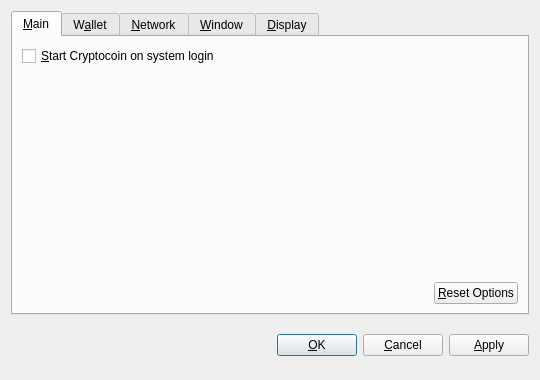
<?xml version="1.0" encoding="UTF-8"?>
<ui version="4.0">
 <class>OptionsDialog</class>
 <widget class="QDialog" name="OptionsDialog">
  <property name="geometry">
   <rect>
    <x>0</x>
    <y>0</y>
    <width>540</width>
    <height>380</height>
   </rect>
  </property>
  <property name="windowTitle">
   <string>Options</string>
  </property>
  <property name="modal">
   <bool>true</bool>
  </property>
  <layout class="QVBoxLayout" name="verticalLayout">
   <item>
    <widget class="QTabWidget" name="tabWidget">
     <property name="tabPosition">
      <enum>QTabWidget::North</enum>
     </property>
     <property name="currentIndex">
      <number>0</number>
     </property>
     <widget class="QWidget" name="tabMain">
      <attribute name="title">
       <string>&amp;Main</string>
      </attribute>
      <layout class="QVBoxLayout" name="verticalLayout_Main">
       <item>
        <widget class="QCheckBox" name="bitcoinAtStartup">
         <property name="toolTip">
          <string>Automatically start Cryptocoin after logging in to the system.</string>
         </property>
         <property name="text">
          <string>&amp;Start Cryptocoin on system login</string>
         </property>
        </widget>
       </item>
       <item>
        <spacer name="verticalSpacer_Main">
         <property name="orientation">
          <enum>Qt::Vertical</enum>
         </property>
         <property name="sizeHint" stdset="0">
          <size>
           <width>20</width>
           <height>40</height>
          </size>
         </property>
        </spacer>
       </item>
       <item>
        <layout class="QHBoxLayout" name="horizontalLayout_2_Main">
         <item>
          <spacer name="horizontalSpacer_2_Main">
           <property name="orientation">
            <enum>Qt::Horizontal</enum>
           </property>
           <property name="sizeHint" stdset="0">
            <size>
             <width>40</width>
             <height>20</height>
            </size>
           </property>
          </spacer>
         </item>
         <item>
          <widget class="QPushButton" name="resetButton">
           <property name="toolTip">
            <string>Reset all client options to default.</string>
           </property>
           <property name="text">
            <string>&amp;Reset Options</string>
           </property>
           <property name="autoDefault">
            <bool>false</bool>
           </property>
          </widget>
         </item>
        </layout>
       </item>
      </layout>
     </widget>
     <widget class="QWidget" name="tabWallet">
      <attribute name="title">
       <string>W&amp;allet</string>
      </attribute>
      <layout class="QVBoxLayout" name="verticalLayout_Network">
       <item>
        <widget class="QLabel" name="transactionFeeInfoLabel">
         <property name="text">
          <string>Optional transaction fee per kB that helps make sure your transactions are processed quickly. Most transactions are 1 kB.</string>
         </property>
         <property name="textFormat">
          <enum>Qt::PlainText</enum>
         </property>
         <property name="wordWrap">
          <bool>true</bool>
         </property>
        </widget>
       </item>
       <item>
        <layout class="QHBoxLayout" name="horizontalLayout_1_Main">
         <item>
          <widget class="QLabel" name="transactionFeeLabel">
           <property name="text">
            <string>Pay transaction &amp;fee</string>
           </property>
           <property name="textFormat">
            <enum>Qt::PlainText</enum>
           </property>
           <property name="buddy">
            <cstring>transactionFee</cstring>
           </property>
          </widget>
         </item>
         <item>
          <widget class="BitcoinAmountField" name="transactionFee"/>
         </item>
         <item>
          <spacer name="horizontalSpacer_1_Main">
           <property name="orientation">
            <enum>Qt::Horizontal</enum>
           </property>
           <property name="sizeHint" stdset="0">
            <size>
             <width>40</width>
             <height>20</height>
            </size>
           </property>
          </spacer>
         </item>
        </layout>
       </item>
       <item>
        <widget class="QLabel" name="label">
         <property name="text">
          <string>If you disable the spending of unconfirmed change, the change from a transaction cannot be used until that transaction has at least one confirmation. This also affects how your balance is computed.</string>
         </property>
         <property name="wordWrap">
          <bool>true</bool>
         </property>
        </widget>
       </item>
       <item>
        <widget class="QCheckBox" name="spendZeroConfChange">
         <property name="text">
          <string>Spend unconfirmed change  (experts only)</string>
         </property>
        </widget>
       </item>
       <item>
        <spacer name="verticalSpacer">
         <property name="orientation">
          <enum>Qt::Vertical</enum>
         </property>
         <property name="sizeHint" stdset="0">
          <size>
           <width>20</width>
           <height>40</height>
          </size>
         </property>
        </spacer>
       </item>
      </layout>
     </widget>
     <widget class="QWidget" name="tabNetwork">
      <attribute name="title">
       <string>&amp;Network</string>
      </attribute>
      <layout class="QVBoxLayout" name="verticalLayout_Network">
       <item>
        <widget class="QCheckBox" name="mapPortUpnp">
         <property name="toolTip">
          <string>Automatically open the Cryptocoin client port on the router. This only works when your router supports UPnP and it is enabled.</string>
         </property>
         <property name="text">
          <string>Map port using &amp;UPnP</string>
         </property>
        </widget>
       </item>
       <item>
        <widget class="QCheckBox" name="connectSocks">
         <property name="toolTip">
          <string>Connect to the Cryptocoin network through a SOCKS proxy (e.g. when connecting through Tor).</string>
         </property>
         <property name="text">
          <string>&amp;Connect through SOCKS proxy:</string>
         </property>
        </widget>
       </item>
       <item>
        <layout class="QHBoxLayout" name="horizontalLayout_Network">
         <item>
          <widget class="QLabel" name="proxyIpLabel">
           <property name="text">
            <string>Proxy &amp;IP:</string>
           </property>
           <property name="textFormat">
            <enum>Qt::PlainText</enum>
           </property>
           <property name="buddy">
            <cstring>proxyIp</cstring>
           </property>
          </widget>
         </item>
         <item>
          <widget class="QValidatedLineEdit" name="proxyIp">
           <property name="maximumSize">
            <size>
             <width>140</width>
             <height>16777215</height>
            </size>
           </property>
           <property name="toolTip">
            <string>IP address of the proxy (e.g. 127.0.0.1)</string>
           </property>
          </widget>
         </item>
         <item>
          <widget class="QLabel" name="proxyPortLabel">
           <property name="text">
            <string>&amp;Port:</string>
           </property>
           <property name="textFormat">
            <enum>Qt::PlainText</enum>
           </property>
           <property name="buddy">
            <cstring>proxyPort</cstring>
           </property>
          </widget>
         </item>
         <item>
          <widget class="QLineEdit" name="proxyPort">
           <property name="maximumSize">
            <size>
             <width>55</width>
             <height>16777215</height>
            </size>
           </property>
           <property name="toolTip">
            <string>Port of the proxy (e.g. 9050)</string>
           </property>
          </widget>
         </item>
         <item>
          <widget class="QLabel" name="socksVersionLabel">
           <property name="text">
            <string>SOCKS &amp;Version:</string>
           </property>
           <property name="textFormat">
            <enum>Qt::PlainText</enum>
           </property>
           <property name="buddy">
            <cstring>socksVersion</cstring>
           </property>
          </widget>
         </item>
         <item>
          <widget class="QValueComboBox" name="socksVersion">
           <property name="toolTip">
            <string>SOCKS version of the proxy (e.g. 5)</string>
           </property>
          </widget>
         </item>
         <item>
          <spacer name="horizontalSpacer_Network">
           <property name="orientation">
            <enum>Qt::Horizontal</enum>
           </property>
           <property name="sizeHint" stdset="0">
            <size>
             <width>40</width>
             <height>20</height>
            </size>
           </property>
          </spacer>
         </item>
        </layout>
       </item>
       <item>
        <spacer name="verticalSpacer_Network">
         <property name="orientation">
          <enum>Qt::Vertical</enum>
         </property>
         <property name="sizeHint" stdset="0">
          <size>
           <width>20</width>
           <height>40</height>
          </size>
         </property>
        </spacer>
       </item>
      </layout>
     </widget>
     <widget class="QWidget" name="tabWindow">
      <attribute name="title">
       <string>&amp;Window</string>
      </attribute>
      <layout class="QVBoxLayout" name="verticalLayout_Window">
       <item>
        <widget class="QCheckBox" name="minimizeToTray">
         <property name="toolTip">
          <string>Show only a tray icon after minimizing the window.</string>
         </property>
         <property name="text">
          <string>&amp;Minimize to the tray instead of the taskbar</string>
         </property>
        </widget>
       </item>
       <item>
        <widget class="QCheckBox" name="minimizeOnClose">
         <property name="toolTip">
          <string>Minimize instead of exit the application when the window is closed. When this option is enabled, the application will be closed only after selecting Quit in the menu.</string>
         </property>
         <property name="text">
          <string>M&amp;inimize on close</string>
         </property>
        </widget>
       </item>
       <item>
        <spacer name="verticalSpacer_Window">
         <property name="orientation">
          <enum>Qt::Vertical</enum>
         </property>
         <property name="sizeHint" stdset="0">
          <size>
           <width>20</width>
           <height>40</height>
          </size>
         </property>
        </spacer>
       </item>
      </layout>
     </widget>
     <widget class="QWidget" name="tabDisplay">
      <attribute name="title">
       <string>&amp;Display</string>
      </attribute>
      <layout class="QVBoxLayout" name="verticalLayout_Display">
       <item>
        <layout class="QHBoxLayout" name="horizontalLayout_1_Display">
         <item>
          <widget class="QLabel" name="langLabel">
           <property name="text">
            <string>User Interface &amp;language:</string>
           </property>
           <property name="textFormat">
            <enum>Qt::PlainText</enum>
           </property>
           <property name="buddy">
            <cstring>lang</cstring>
           </property>
          </widget>
         </item>
         <item>
          <widget class="QValueComboBox" name="lang">
           <property name="toolTip">
            <string>The user interface language can be set here. This setting will take effect after restarting Cryptocoin.</string>
           </property>
          </widget>
         </item>
        </layout>
       </item>
       <item>
        <layout class="QHBoxLayout" name="horizontalLayout_2_Display">
         <item>
          <widget class="QLabel" name="unitLabel">
           <property name="text">
            <string>&amp;Unit to show amounts in:</string>
           </property>
           <property name="textFormat">
            <enum>Qt::PlainText</enum>
           </property>
           <property name="buddy">
            <cstring>unit</cstring>
           </property>
          </widget>
         </item>
         <item>
          <widget class="QValueComboBox" name="unit">
           <property name="toolTip">
            <string>Choose the default subdivision unit to show in the interface and when sending coins.</string>
           </property>
          </widget>
         </item>
        </layout>
       </item>
       <item>
        <widget class="QCheckBox" name="displayAddresses">
         <property name="toolTip">
          <string>Whether to show Cryptocoin addresses in the transaction list or not.</string>
         </property>
         <property name="text">
          <string>&amp;Display addresses in transaction list</string>
         </property>
        </widget>
       </item>
       <item>
        <widget class="QCheckBox" name="coinControlFeatures">
         <property name="toolTip">
          <string>Whether to show coin control features or not.</string>
         </property>
         <property name="text">
          <string>Display coin &amp;control features (experts only!)</string>
         </property>
        </widget>
       </item>
       <item>
        <spacer name="verticalSpacer_Display">
         <property name="orientation">
          <enum>Qt::Vertical</enum>
         </property>
         <property name="sizeHint" stdset="0">
          <size>
           <width>20</width>
           <height>40</height>
          </size>
         </property>
        </spacer>
       </item>
      </layout>
     </widget>
    </widget>
   </item>
   <item>
    <layout class="QHBoxLayout" name="horizontalLayout_Buttons">
     <item>
      <spacer name="horizontalSpacer_1">
       <property name="orientation">
        <enum>Qt::Horizontal</enum>
       </property>
       <property name="sizeHint" stdset="0">
        <size>
         <width>40</width>
         <height>48</height>
        </size>
       </property>
      </spacer>
     </item>
     <item>
      <widget class="QLabel" name="statusLabel">
       <property name="font">
        <font>
         <weight>75</weight>
         <bold>true</bold>
        </font>
       </property>
       <property name="text">
        <string/>
       </property>
       <property name="textFormat">
        <enum>Qt::PlainText</enum>
       </property>
       <property name="wordWrap">
        <bool>true</bool>
       </property>
      </widget>
     </item>
     <item>
      <spacer name="horizontalSpacer_2">
       <property name="orientation">
        <enum>Qt::Horizontal</enum>
       </property>
       <property name="sizeHint" stdset="0">
        <size>
         <width>40</width>
         <height>48</height>
        </size>
       </property>
      </spacer>
     </item>
     <item>
      <widget class="QPushButton" name="okButton">
       <property name="text">
        <string>&amp;OK</string>
       </property>
      </widget>
     </item>
     <item>
      <widget class="QPushButton" name="cancelButton">
       <property name="text">
        <string>&amp;Cancel</string>
       </property>
       <property name="autoDefault">
        <bool>false</bool>
       </property>
      </widget>
     </item>
     <item>
      <widget class="QPushButton" name="applyButton">
       <property name="text">
        <string>&amp;Apply</string>
       </property>
       <property name="autoDefault">
        <bool>false</bool>
       </property>
      </widget>
     </item>
    </layout>
   </item>
  </layout>
 </widget>
 <customwidgets>
  <customwidget>
   <class>BitcoinAmountField</class>
   <extends>QSpinBox</extends>
   <header>bitcoinamountfield.h</header>
  </customwidget>
  <customwidget>
   <class>QValueComboBox</class>
   <extends>QComboBox</extends>
   <header>qvaluecombobox.h</header>
  </customwidget>
  <customwidget>
   <class>QValidatedLineEdit</class>
   <extends>QLineEdit</extends>
   <header>qvalidatedlineedit.h</header>
  </customwidget>
 </customwidgets>
 <resources/>
 <connections/>
</ui>
